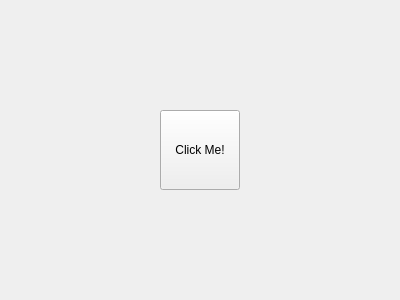
<?xml version="1.0" encoding="UTF-8"?>
<ui version="4.0">
 <class>Form</class>
 <widget class="QWidget" name="Form">
  <property name="geometry">
   <rect>
    <x>0</x>
    <y>0</y>
    <width>400</width>
    <height>300</height>
   </rect>
  </property>
  <property name="windowTitle">
   <string>Test Window</string>
  </property>
  <widget class="QPushButton" name="testButton">
   <property name="geometry">
    <rect>
     <x>160</x>
     <y>110</y>
     <width>80</width>
     <height>80</height>
    </rect>
   </property>
   <property name="text">
    <string>Click Me!</string>
   </property>
  </widget>
 </widget>
 <resources/>
 <connections/>
</ui>
